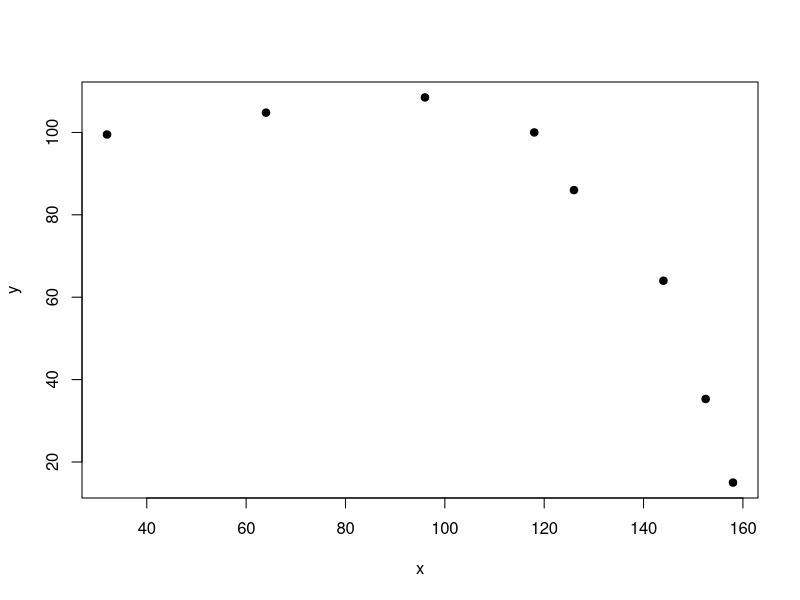
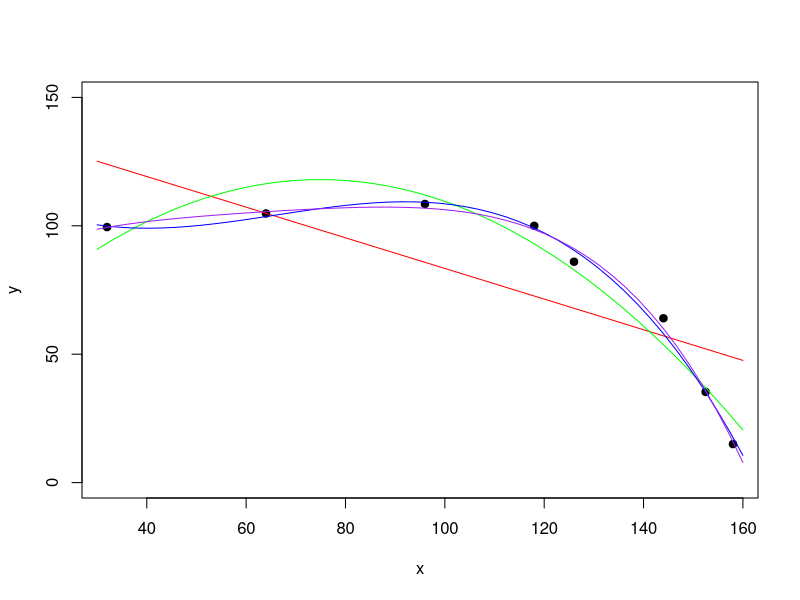
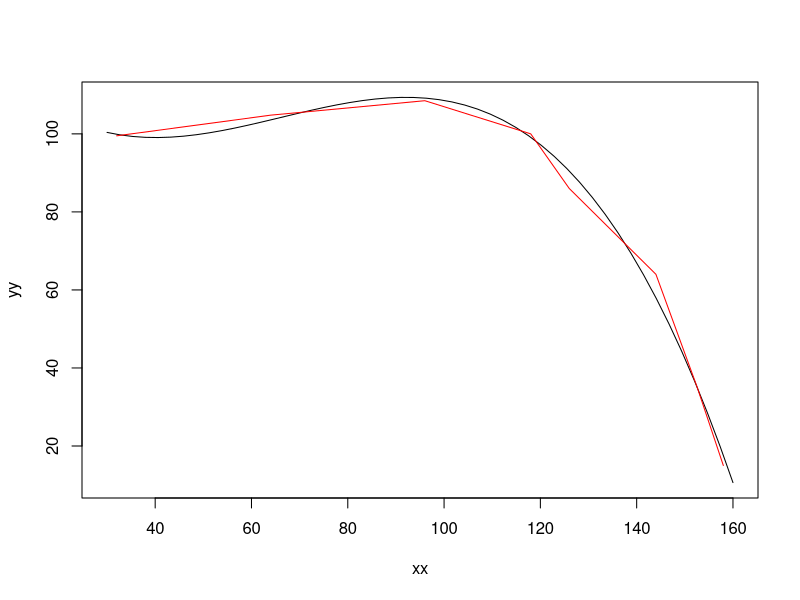
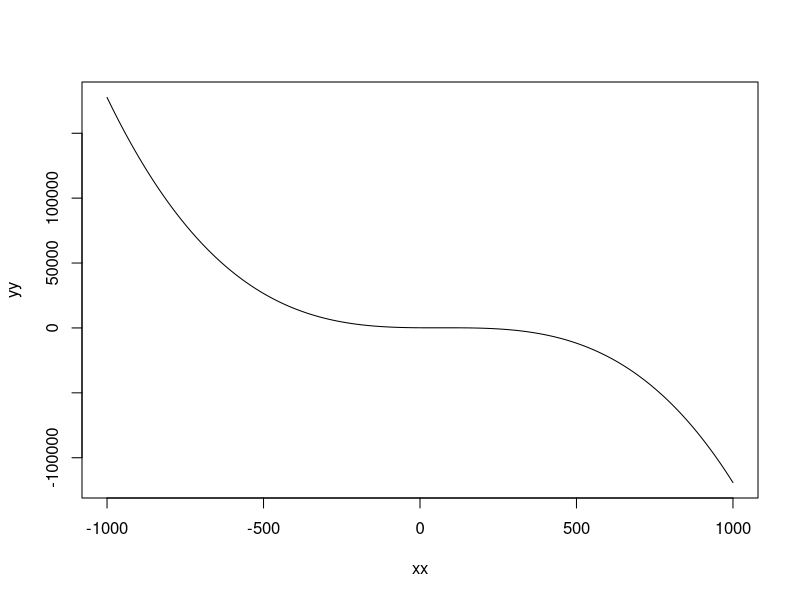

The R script that drew these images, in order:
## Curve fitting tutorial
x <- c(32,64,96,118,126,144,152.5,158)
y <- c(99.5,104.8,108.5,100,86,64,35.3,15)
#we will make y the response variable and x the predictor
#the response variable is usually on the y-axis
plot(x,y,pch=19)

#fit first degree polynomial equation:
fit  <- lm(y~x)
#second degree
fit2 <- lm(y~poly(x,2,raw=TRUE))
#third degree
fit3 <- lm(y~poly(x,3,raw=TRUE))
#fourth degree
fit4 <- lm(y~poly(x,4,raw=TRUE))
#generate range of 50 numbers starting from 30 and ending at 160
xx <- seq(30,160, length=50)
plot(x,y,pch=19,ylim=c(0,150))
lines(xx, predict(fit, data.frame(x=xx)), col="red")
lines(xx, predict(fit2, data.frame(x=xx)), col="green")
lines(xx, predict(fit3, data.frame(x=xx)), col="blue")
lines(xx, predict(fit4, data.frame(x=xx)), col="purple")

summary(fit)
summary(fit2)
summary(fit3)
summary(fit4)

anova(fit,fit2)

#y=ax + b
coef(fit)

#y=ax^2 + bx + c
coef(fit2)

#y=ax^3 + bx^2 + cx + d
coef(fit3)

#y=ax^4 + bx^3 + cx^2 + dx + e
coef(fit4)

poly(x, 4, raw = TRUE)
#create function for the third order polynomial
third_order <- function(newdist, model) {
  coefs <- coef(model)
  #y = d + cx + bx^2 + ax^3
  res <- coefs[1] + (coefs[2] * newdist) + (coefs[3] * newdist^2) + (coefs[4] * newdist^3)
  return(res)
}
yy <- third_order(xx,fit3)
plot(xx,yy,type="l")
lines(x,y,col="red")

xx<-seq(-1000,1000,length=500)
yy<-third_order(xx,fit3)
plot(xx,yy,type="l")